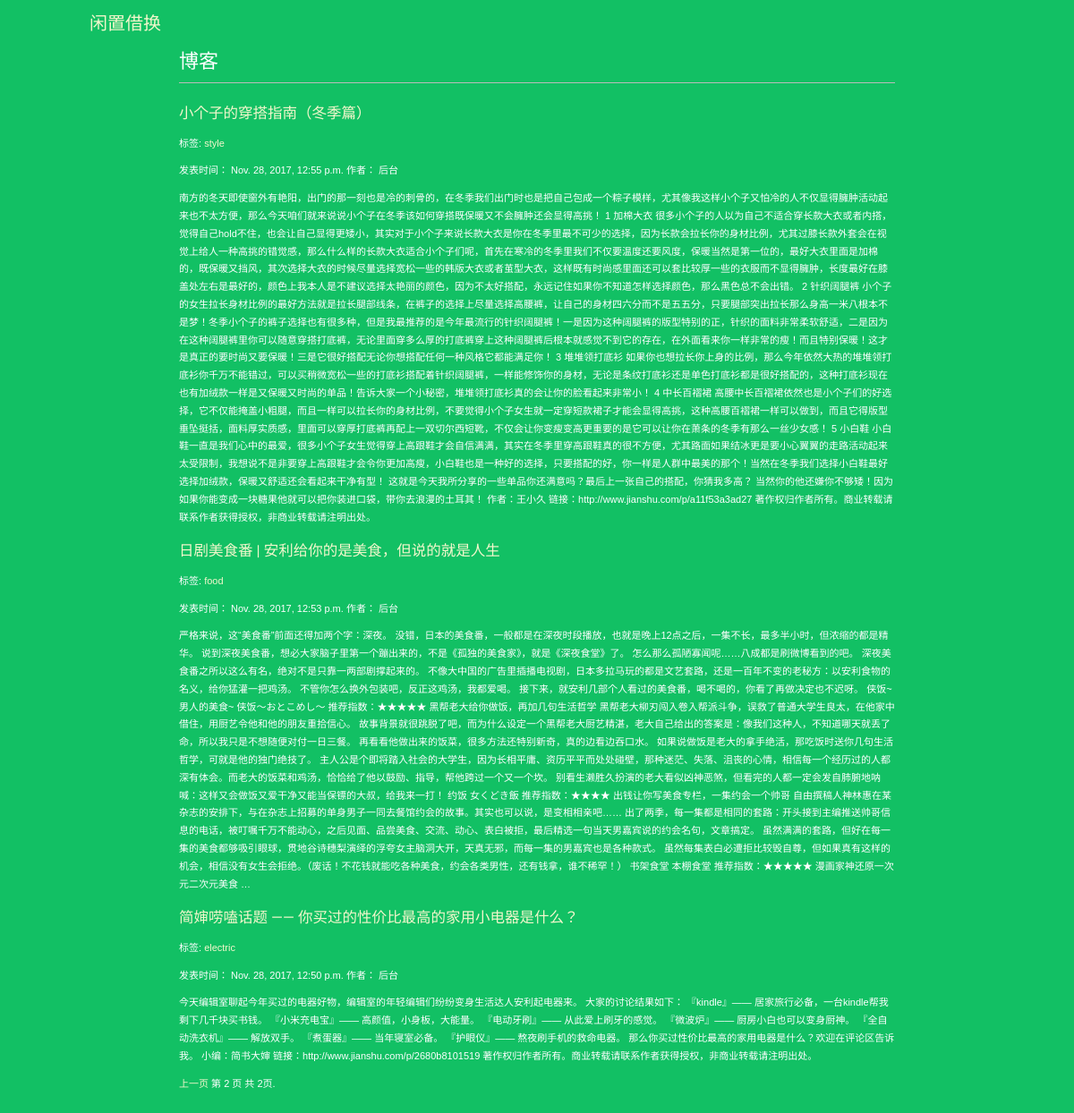
Screenshot of /blog/?page=2 with the database file from the repository.
### blog/models.py (models this page shows, shortened)
class Post(models.Model):
    STATUS_CHOICES = (
        ('draft', 'Draft'),
        ('published', 'Published'),
    )
    title = models.CharField(max_length=250)
    slug = models.SlugField(max_length=250,
                            unique_for_date='publish')
    author = models.ForeignKey(User,
                                related_name='blog_posts')
    body = models.TextField()
    publish = models.DateTimeField(default=timezone.now)
    created = models.DateTimeField(auto_now_add=True)
    updated = models.DateTimeField(auto_now=True)
    status = models.CharField(max_length=10,
                                choices=STATUS_CHOICES,
                                default='draft')
    objects = models.Manager() # The default manager.
    published = PublishedManager() # Our custom manager.
    tags = TaggableManager()
    class Meta:
        ordering = ('-publish',)
    def get_absolute_url(self):
        return reverse('blog:post_detail',args=[self.publish.year,
                                                self.publish.strftime('%m'),
                                                self.publish.strftime('%d'),
                                                self.slug])

### blog/views.py (the view)
# urls.py: url(r'^tag/(?P<tag_slug>[-\w]+)/$', views.post_list, name='post_list_by_tag'),
def post_list(request, tag_slug=None):
   object_list = Post.published.all()
   tag = None
   if tag_slug:
       tag = get_object_or_404(Tag, slug=tag_slug)
       object_list = object_list.filter(tags__in=[tag])
   paginator = Paginator(object_list, 3) # 3 posts in each page
   page = request.GET.get('page')
   try:
       posts = paginator.page(page)
   except PageNotAnInteger:
       posts = paginator.page(1)
   except EmptyPage:
       posts = paginator.page(paginator.num_pages)
   return render(request, 'blog/post/list.html', {'page': page,
                                                  'posts': posts,
                                                  'tag': tag})

### blog/models.py (called while the page is built)
    def get_queryset(self):
        return super(PublishedManager,self).get_queryset().filter(status='published')

### cart/context_processors.py (called while the page is built)
def cart(request):
    return {'cart': Cart(request)}

### blog/templates/blog/post/list.html (shortened to what this page needs)
{% extends "blog/base.html" %}
{% block content %}
    <h1>博客</h1>
    {% for post in posts %}
        <h2><a href="{{ post.get_absolute_url }}">{{ post.title }}</a></h2>
        <p class="tags">
            标签:
            {% for tag in post.tags.all %}
                <a href="{% url "blog:post_list_by_tag" tag.slug %}">{{ tag.name }}</a>
            {% endfor %}
        </p>
        <p class="date">发表时间： {{ post.publish }} 作者： {{ post.author }}</p>
        {{ post.body|truncatewords:30|linebreaks }}
    {% endfor %}
    {% include "pagination.html" with page=posts %}
{% endblock %}

### account/static/css/base.css (style rules this page uses)
body { margin:0; padding:0; font-family:helvetica, sans-serif; background:#12c064; }
p { float:center; line-height: 1.8; }
a { color:#12c064; text-decoration:none; }
h1, h2, h3, h4, h5 , h6 { font-family: 'Muli', sans-serif; font-weight:normal; }
h1 { border-bottom:1px solid #bbb; padding:0 0 10px 0; margin:10px 0 20px 0; }
h2 { float:center margin:30px 0 20px; }
#header a { color:#f3f7cc; }

### rows the page displays
Post: title "小个子的穿搭指南（冬季篇）", publish "Nov. 28, 2017, 12:55 p.m.", author "后台", body "南方的冬天即使窗外有艳阳，出门的那一刻也是冷的刺骨的，在冬季我们出门时也是把自己包成一个粽子模样，尤其像我这样小个子又怕冷的人不仅显得臃肿活动起来也不太方便，那么今天咱们就来说说小个子在冬季该如何穿搭既保暖又不会臃肿还会显得高挑！ 1 加棉大衣 很多小个子的人以为自己不适合穿长款大衣或者内搭，觉得自己hold不住，也会让自己显得更矮小，其实对于小个子来说长款大衣是你在冬季里最不可少的选择，因为长款会拉长你的身材比例，尤其过膝长款外套会在视觉上给人一种高挑的错觉感，那么什么样的长款大衣适合小个子们呢，首先在寒冷的冬季里我们不仅要温度还要风度，保暖当然是第一位的，最好大衣里面是加棉的，既保暖又挡风，其次选择大衣的时候尽量选择宽松一些的韩版大衣或者茧型大衣，这样既有时尚感里面还可以套比较厚一些的衣服而不显得臃肿，长度最好在膝盖处左右是最好的，颜色上我本人是不建议选择太艳丽的颜色，因为不太好搭配，永远记住如果你不知道怎样选择颜色，那么黑色总不会出错。 2 针织阔腿裤 小个子的女生拉长身材比例的最好方法就是拉长腿部线条，在裤子的选择上尽量选择高腰裤，让自己的身材四六分而不是五五分，只要腿部突出拉长那么身高一米八根本不是梦！冬季小个子的裤子选择也有很多种，但是我最推荐的是今年最流行的针织阔腿裤！一是因为这种阔腿裤的版型特别的正，针织的面料非常柔软舒适，二是因为在这种阔腿裤里你可以随意穿搭打底裤，无论里面穿多么厚的打底裤穿上这种阔腿裤后根本就感觉不到它的存在，在外面看来你一样非常的瘦！而且特别保暖！这才是真正的要时尚又要保暖！三是它很好搭配无论你想搭配任何一种风格它都能满足你！ 3…"
Tag: name "style"
Post: title "日剧美食番 | 安利给你的是美食，但说的就是人生", publish "Nov. 28, 2017, 12:53 p.m.", author "后台", body "严格来说，这“美食番”前面还得加两个字：深夜。 没错，日本的美食番，一般都是在深夜时段播放，也就是晚上12点之后，一集不长，最多半小时，但浓缩的都是精华。 说到深夜美食番，想必大家脑子里第一个蹦出来的，不是《孤独的美食家》，就是《深夜食堂》了。 怎么那么孤陋寡闻呢……八成都是刷微博看到的吧。 深夜美食番之所以这么有名，绝对不是只靠一两部剧撑起来的。 不像大中国的广告里插播电视剧，日本多拉马玩的都是文艺套路，还是一百年不变的老秘方：以安利食物的名义，给你猛灌一把鸡汤。 不管你怎么换外包装吧，反正这鸡汤，我都爱喝。 接下来，就安利几部个人看过的美食番，喝不喝的，你看了再做决定也不迟呀。 侠饭~男人的美食~ 侠饭～おとこめし～ 推荐指数：★★★★★ 黑帮老大给你做饭，再加几句生活哲学 黑帮老大柳刃闯入卷入帮派斗争，误救了普通大学生良太，在他家中借住，用厨艺令他和他的朋友重拾信心。 故事背景就很跳脱了吧，而为什么设定一个黑帮老大厨艺精湛，老大自己给出的答案是：像我们这种人，不知道哪天就丢了命，所以我只是不想随便对付一日三餐。 再看看他做出来的饭菜，很多方法还特别新奇，真的边看边吞口水。 如果说做饭是老大的拿手绝活，那吃饭时送你几句生活哲学，可就是他的独门绝技了。 主人公是个即将踏入社会的大学生，因为长相平庸、资历平平而处处碰壁，那种迷茫、失落、沮丧的心情，相信每一个经历过的人都深有体会。而老大的饭菜和鸡汤，恰恰给了他以鼓励、指导，帮他跨过一个又一个坎。 别看生濑胜久扮演的老大看似凶神恶煞，但看完的人都一定会发自肺腑地呐喊：这样又会做饭又爱干净又能当保镖的大叔，给我来一打！ 约饭…"
Tag: name "food"
Post: title "简婶唠嗑话题 —— 你买过的性价比最高的家用小电器是什么？", publish "Nov. 28, 2017, 12:50 p.m.", author "后台", body "今天编辑室聊起今年买过的电器好物，编辑室的年轻编辑们纷纷变身生活达人安利起电器来。 大家的讨论结果如下： 『kindle』—— 居家旅行必备，一台kindle帮我剩下几千块买书钱。 『小米充电宝』—— 高颜值，小身板，大能量。 『电动牙刷』—— 从此爱上刷牙的感觉。 『微波炉』—— 厨房小白也可以变身厨神。 『全自动洗衣机』—— 解放双手。 『煮蛋器』—— 当年寝室必备。 『护眼仪』—— 熬夜刷手机的救命电器。 那么你买过性价比最高的家用电器是什么？欢迎在评论区告诉我。 小编：简书大婶 链接：http://www.jianshu.com/p/2680b8101519 著作权归作者所有。商业转载请联系作者获得授权，非商业转载请注明出处。"
Tag: name "electric"

### other values shown
{{ page.number }} "2"
{{ page.paginator.num_pages }} "2"
